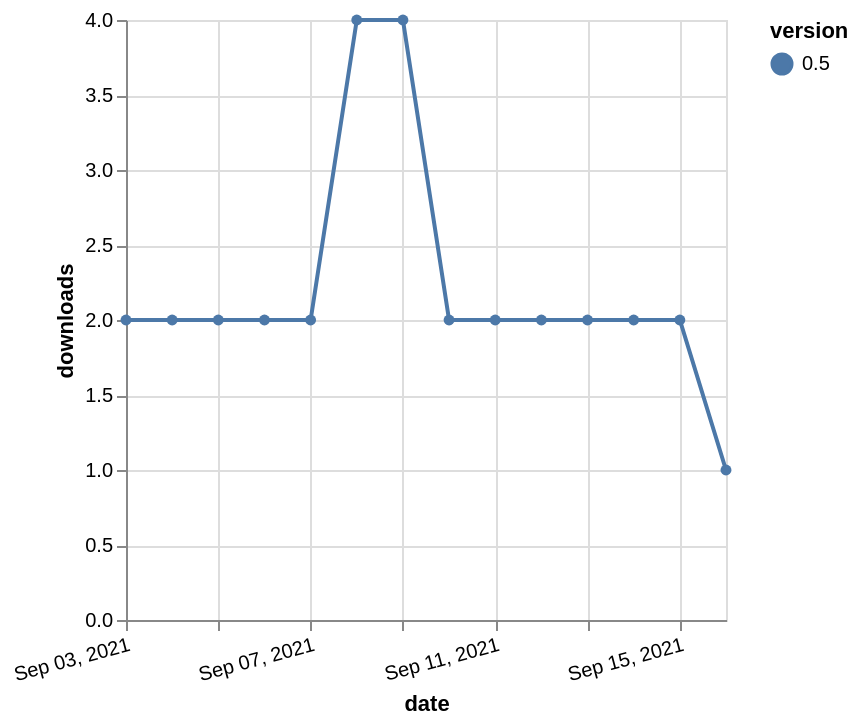

Here is the Vega-Lite specification saved for this chart:
### Vega-Lite specification from a JSON file in a GitHub repository (floating-point values rounded to 4 significant figures)
{"$schema": "https://vega.github.io/schema/vega-lite/v5.json", "description": "A simple bar chart with embedded data.", "data": {"values": [{"date": "2021-09-03", "total": 2934, "delta": 2, "version": "0.5"}, {"date": "2021-09-04", "total": 2936, "delta": 2, "version": "0.5"}, {"date": "2021-09-05", "total": 2938, "delta": 2, "version": "0.5"}, {"date": "2021-09-06", "total": 2940, "delta": 2, "version": "0.5"}, {"date": "2021-09-07", "total": 2942, "delta": 2, "version": "0.5"}, {"date": "2021-09-08", "total": 2946, "delta": 4, "version": "0.5"}, {"date": "2021-09-09", "total": 2950, "delta": 4, "version": "0.5"}, {"date": "2021-09-10", "total": 2952, "delta": 2, "version": "0.5"}, {"date": "2021-09-11", "total": 2954, "delta": 2, "version": "0.5"}, {"date": "2021-09-12", "total": 2956, "delta": 2, "version": "0.5"}, {"date": "2021-09-13", "total": 2958, "delta": 2, "version": "0.5"}, {"date": "2021-09-14", "total": 2960, "delta": 2, "version": "0.5"}, {"date": "2021-09-15", "total": 2962, "delta": 2, "version": "0.5"}, {"date": "2021-09-16", "total": 2963, "delta": 1, "version": "0.5"}]}, "width": "container", "mark": {"type": "line", "point": {"filled": true}}, "encoding": {"x": {"field": "date", "type": "temporal", "timeUnit": "yearmonthdate", "title": "date", "axis": {"labelAngle": -15}}, "y": {"field": "delta", "type": "quantitative", "title": "downloads"}, "color": {"field": "version", "type": "nominal"}, "tooltip": {"field": "delta"}}}
